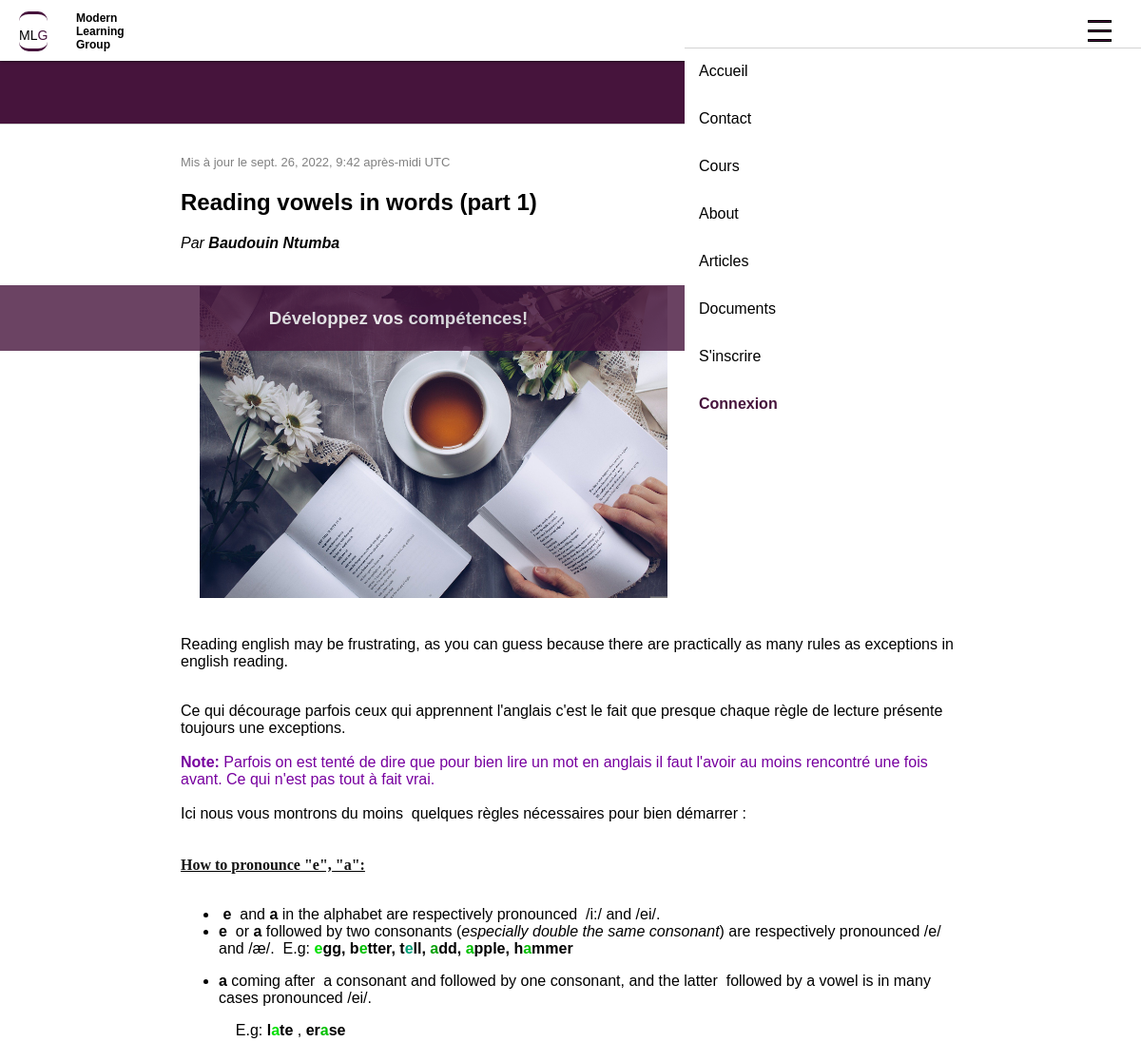
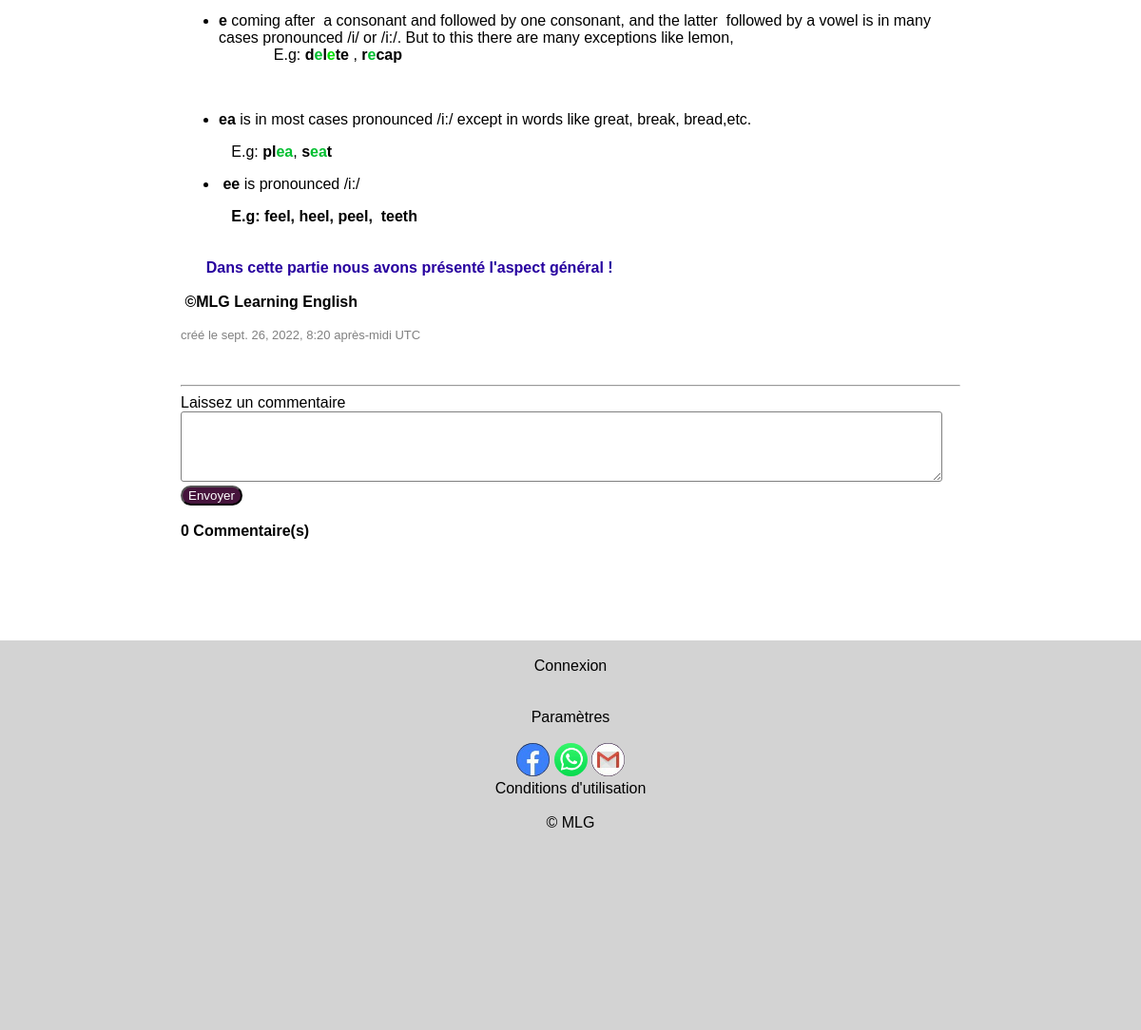
Page /articles/reading-vowels-in-words-part-1 on the committed database (2 pictures, top to bottom).
### articles/models.py (models this page shows, shortened)
class Article(models.Model):
  title = models.CharField(max_length=100)
  categorie = models.ForeignKey(Categorie, on_delete=models.CASCADE, null=True)
  slug = models.SlugField(max_length=255, unique=True, blank=True)
  author = models.ForeignKey(User, on_delete=models.SET_NULL, null=True, blank=True)
  updated_on = models.DateTimeField(auto_now=True)
  content = RichTextUploadingField(blank=True, null=True)
  photo = models.ImageField(null=True, upload_to='images')
  pub_date = models.DateTimeField(auto_now_add=True, null=True)
  published = models.BooleanField(default=False)

### learning/models.py (models this page shows)
class Inscrit(AbstractUser):
  photo = models.ImageField(upload_to = 'photos', default='photos/default.jpg', null = True)
  pass

### articles/views.py (the view)
# urls.py: path('articles/<str:slug>', views.article_details_view, name='article-details'),
def article_details_view(request, slug):
    try:
      article = Article.objects.get(slug=slug)
    except:
      return redirect('/articles/')
    comments = (Comment.objects.filter(commented_article=article, parent=None)).order_by('-post_date')
    comments_number = Comment.objects.filter(commented_article=article).count()
    return render(request, 'articles/details.html', {'article':article, 'comments':comments, 'comments_number':comments_number})

### articles/templates/articles/details.html (shortened to what this page needs)
{% extends 'base_template.html'%}
{% block content %}
{% if article %}
  <div class="details">
   {% autoescape off %}
    <div style="background:white;">
        <span style="color:gray;font-size:13px;">Mis à jour le {{ article.updated_on}} UTC</span><br>
      <h1>{{ article.title }}</h1>
      <p><i> Par <b> {{ article.author.first_name }} {{ article.author.last_name }}</b> </i> </p>
        <img src="{{ article.photo.url }}" alt="image" />
        <p>
            {{ article.content }}
        </p>
        <span style="color:gray;font-size:13px;"> créé le {{ article.pub_date}} UTC</span><br><br>
    </div>
    <br>
    <hr>
    Laissez un commentaire
    <form action="{% url 'comment' %}" method="POST">
        <div class="comment-div-textarea">
            <textarea required name="content" cols="100" rows="20"></textarea> <br>
          <button type="submit">Envoyer</button> <br>
        </div>
    </form>
    <div>
        <br>
        <b>{% if comments %}{{comments_number}}{% else %} 0 {% endif %} Commentaire(s)</b><br><br>
    </div>
    <br>
{% endautoescape %}
</div>
{% endif %}
{% endblock %}

### learning/static/learning/main.css (style rules this page uses)
body { background-color: rgb(70, 20, 60); font-family: Garamond, Lucida, Arial, sans-serif; }
button { border-radius: 20px; background-color: rgb(70, 20, 60); color: white; }
textarea { font-family: Arial; }
.contact-form input, textarea { width: 97%; border-radius: 3px; border: 1px solid lightgray; }
.details textarea { padding-top: 10px; height: 60px; }
.details { text-align: left; padding: 10px; }
.details img { width: 100%; }
@media screen and (min-width: 900px) { .details { background-color: white; padding: 10px; } }
@media screen and (min-width: 900px) { .details img { width: 60%; margin: 20px; } }
@media screen and (min-width: 900px) { .contact-form input, textarea { width: 97%; border-radius: 3px; border: 1px solid gray; } }

### rows in the picture
Article: updated_on "sept. 26, 2022, 9:42 après-midi", title "Reading vowels in words (part 1)", author.first_name "Baudouin", author.last_name "Ntumba", photo (picture), content "Reading english may be frustrating, as you can guess because there are practically as many rules as exceptions in english reading. Ce qui décourage parfois ceux qui apprennent l'anglais c'est le fait que presque chaque règle de lecture présente toujours une exceptions. Note: Parfois on est tenté de dire que pour bien lire un mot en anglais il faut l'avoir au moins rencontré une fois avant. Ce qui n'est pas tout à fait vrai. Ici nous vous montrons du moins quelques règles nécessaires pour bien démarrer : How to pronounce \"e\", \"a\": e and a in the alphabet are respectively pronounced /i:/ and /ei/. e or a followed by two consonants ( especially double the same consonant ) are respectively…", pub_date "sept. 26, 2022, 8:20 après-midi"
